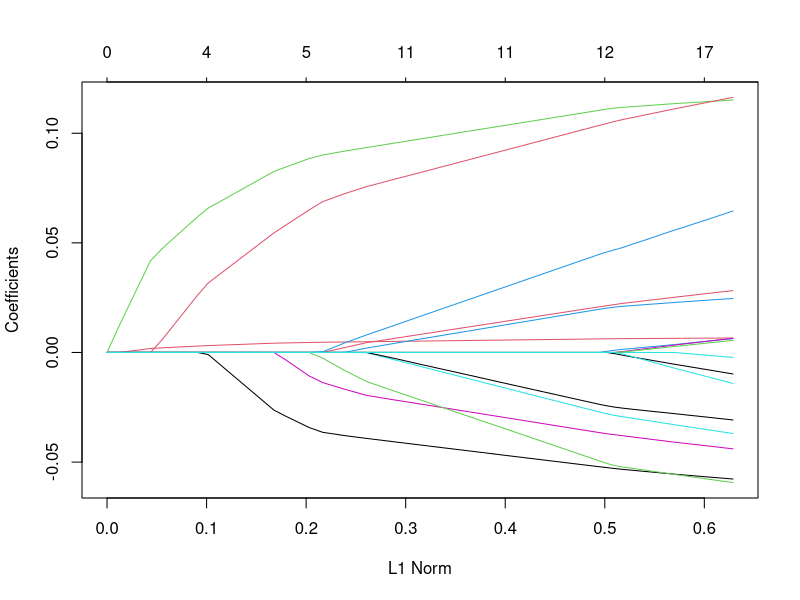
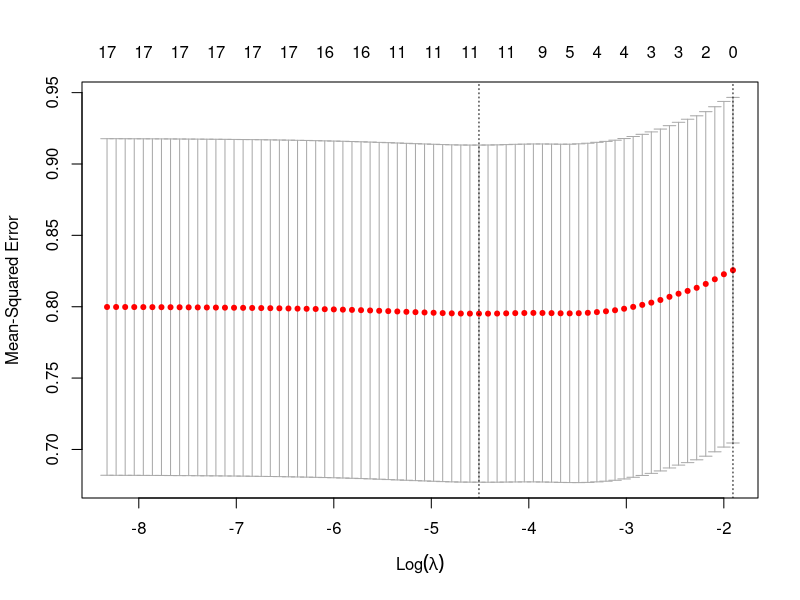
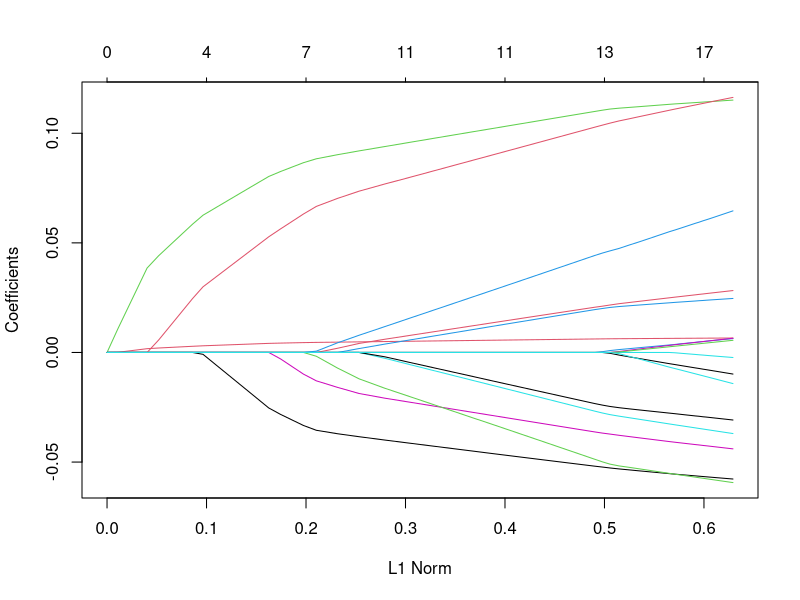
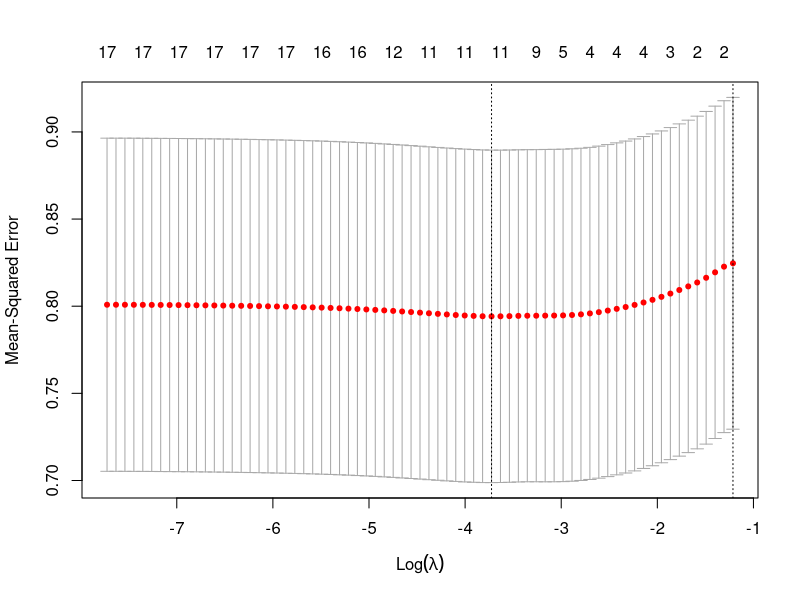

R code for these plots, in order:
## ---- chunk 1
knitr::opts_chunk$set(echo = TRUE)
## ---- chunk 2
library(dplyr)
wvs.dat <- read.csv("Data/WVS/wvs.dat_clean.csv")
dim(wvs.dat)
## ---- chunk 3

library(dplyr)


recode_likert4 <- function(my_var) {
  scale(as.numeric(as.character(recode(my_var,
                                  '1' = '4',
                                   '2' = '3',
                                   '3' = '2',
                                   '4' = '1',
                                  '-2' = NULL))))
}

recode_likert10 <- function(my_var) {
    scale(as.numeric(as.character(recode(my_var,
                                  '1' = '10',
                                   '2' = '9',
                                   '3' = '8',
                                   '4' = '7',
                                   '5' = '6',
                                   '6' = '5',
                                   '7' = '4',
                                   '8' = '3',
                                   '9' = '2',
                                   '10' = '1',
                                  '-2' = NULL))))
}

recode_to_notnull <- function(my_var) {
  scale(as.numeric(as.character(recode(my_var,
                                 '-2' = NULL,
                                 .default = my_var))))
}

## ---- chunk 4


wvs.dat$Age.in.years <- recode(wvs.dat$V240,
                                  '-2' = NULL,
                                  '0' = NULL,
                                  .default = wvs.dat$V240)
 
wvs.dat$Children <- recode_to_notnull(wvs.dat$V58)
 
wvs.dat$Highest.nonschool.qualification <- recode_to_notnull(wvs.dat$H22)

wvs.dat$Population.of.town.lived.in <- recode_to_notnull(wvs.dat$V253)

wvs.dat$importance.of.family <- recode_likert4(wvs.dat$V4)
wvs.dat$importance.of.friends <- recode_likert4(wvs.dat$V5)
wvs.dat$importance.of.leisure <- recode_likert4(wvs.dat$V6)
wvs.dat$importance.of.politics <- recode_likert4(wvs.dat$V7)
wvs.dat$importance.of.work <- recode_likert4(wvs.dat$V8)
wvs.dat$importance.of.religion <- recode_likert4(wvs.dat$V9)
wvs.dat$trust.family <- recode_likert4(wvs.dat$V102)
wvs.dat$trust.neighbours <- recode_likert4(wvs.dat$V103)
wvs.dat$trust.acquaintances <- recode_likert4(wvs.dat$V104)
wvs.dat$trust.just.met <- recode_likert4(wvs.dat$V105)
wvs.dat$trust.other.religions <- recode_likert4(wvs.dat$V106)
wvs.dat$trust.other.nationality <- recode_likert4(wvs.dat$V107)

wvs.dat$V228A <- recode_likert4(wvs.dat$V228A)
wvs.dat$V228B <- recode_likert4(wvs.dat$V228B)
wvs.dat$V228C <- recode_likert4(wvs.dat$V228C)


wvs.dat$justified.bribery <- recode_likert10(wvs.dat$V202)

wvs.dat$gender <- scale(as.numeric(as.character(recode(wvs.dat$V238, 
                                                 '2'='0', 
                                                 .default = as.character(wvs.dat$V238)))))

# delete columns/varaiables for which we have no information for 20 per cent or more of the rows
wvs.dat <- wvs.dat[, -which(colMeans(is.na(wvs.dat)) > 0.2)]

# remove all rows with any other missing observations
library(tidyr)
wvs.dat <- wvs.dat %>%
  drop_na()


x = as.matrix(wvs.dat[, c("gender",
                "Age.in.years",
                "Children",
                "Highest.nonschool.qualification",
                "Population.of.town.lived.in",
                "importance.of.family",
                "importance.of.friends",
                "importance.of.leisure",
                "importance.of.politics",
                "importance.of.work",
                "importance.of.religion",
                "trust.family",
                "trust.neighbours",
                "trust.acquaintances",
                "trust.just.met",
                "trust.other.religions",
                "trust.other.nationality")])

x2 = as.matrix(wvs.dat[, c("gender",
                "Age.in.years",
                "Children",
                "Highest.nonschool.qualification",
                "Population.of.town.lived.in",
                "importance.of.family",
                "importance.of.friends",
                "importance.of.leisure",
                "importance.of.politics",
                "importance.of.work",
                "importance.of.religion",
                "trust.family",
                "trust.neighbours",
                "trust.acquaintances",
                "trust.just.met",
                "trust.other.religions",
                "trust.other.nationality",
                "V228A",
                "V228B",
                "V228C")])

y = wvs.dat$justified.bribery
y2 = wvs.dat$justified.bribery

## ---- chunk 5
library(glmnet) # Lasso and Elastic-Net Regularized Generalized Linear Models
# lasso fit model
fit = glmnet(x,y)
#print(fit)
plot(fit)
# x-axis bottom: the sum of absolute values of regression coefficients (the size of the term that multiplies)
# Larger values of the L1 norm mean more variables are in play
# x axis top: the number of non-zero variables


# cross validate
cvfit = cv.glmnet(x,y)
plot(cvfit)
coef(cvfit, s = "lambda.min")
(cvfit$lambda.1se)
# predict() uses the coeffecient to evaluate predicted values 
predict(cvfit, newx = x[1:7,], s = "lambda.min")
## ---- chunk 6
fit.elastic = glmnet(x, y, alpha=0.5)
plot(fit.elastic)
cvfit.elastic = cv.glmnet(x,y, alpha=0.5)
plot(cvfit.elastic)
coef(cvfit.elastic, s = "lambda.min")
(cvfit.elastic$lambda.1se)
predict(cvfit.elastic, newx = x[1:6,], s = "lambda.min")


